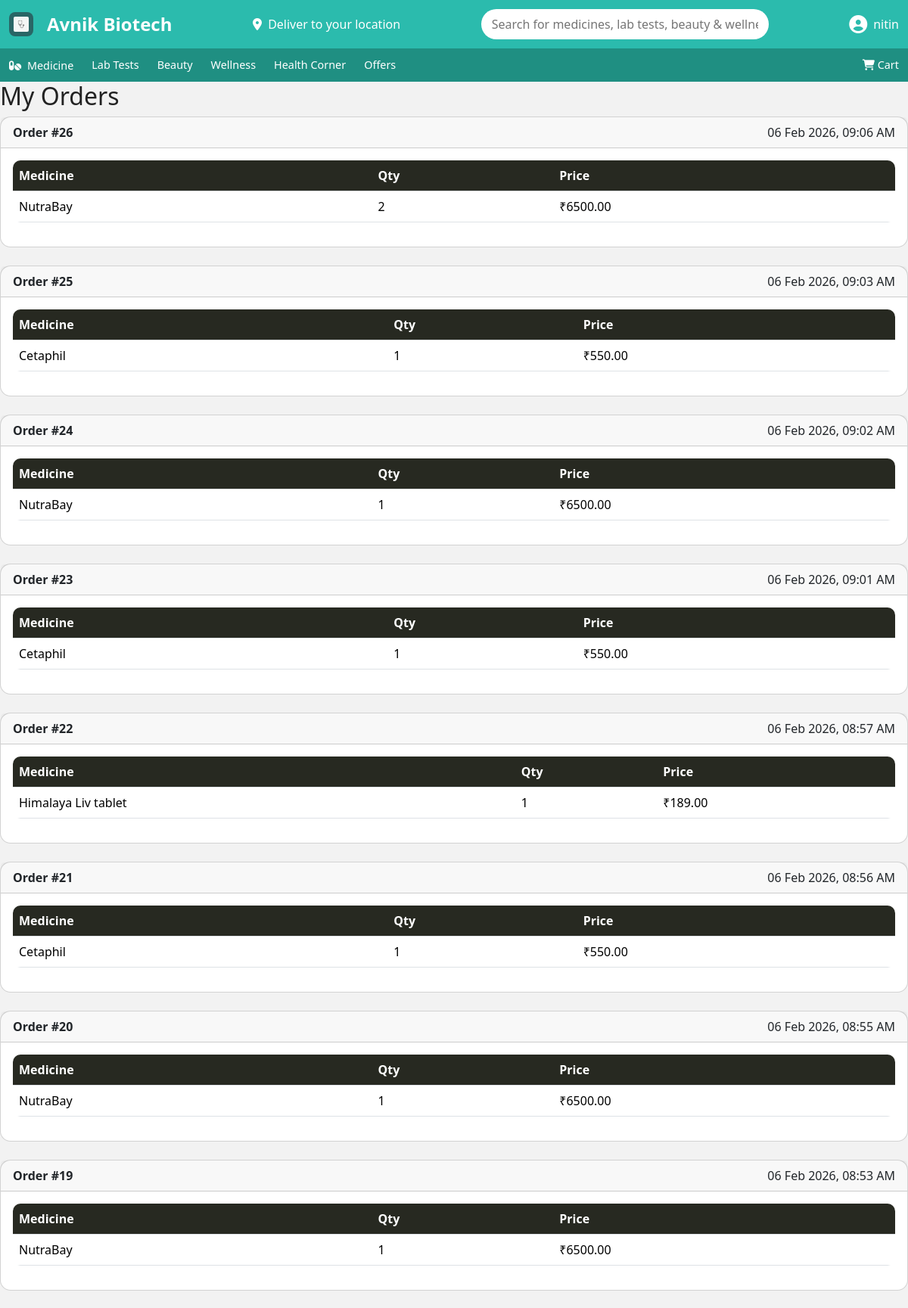
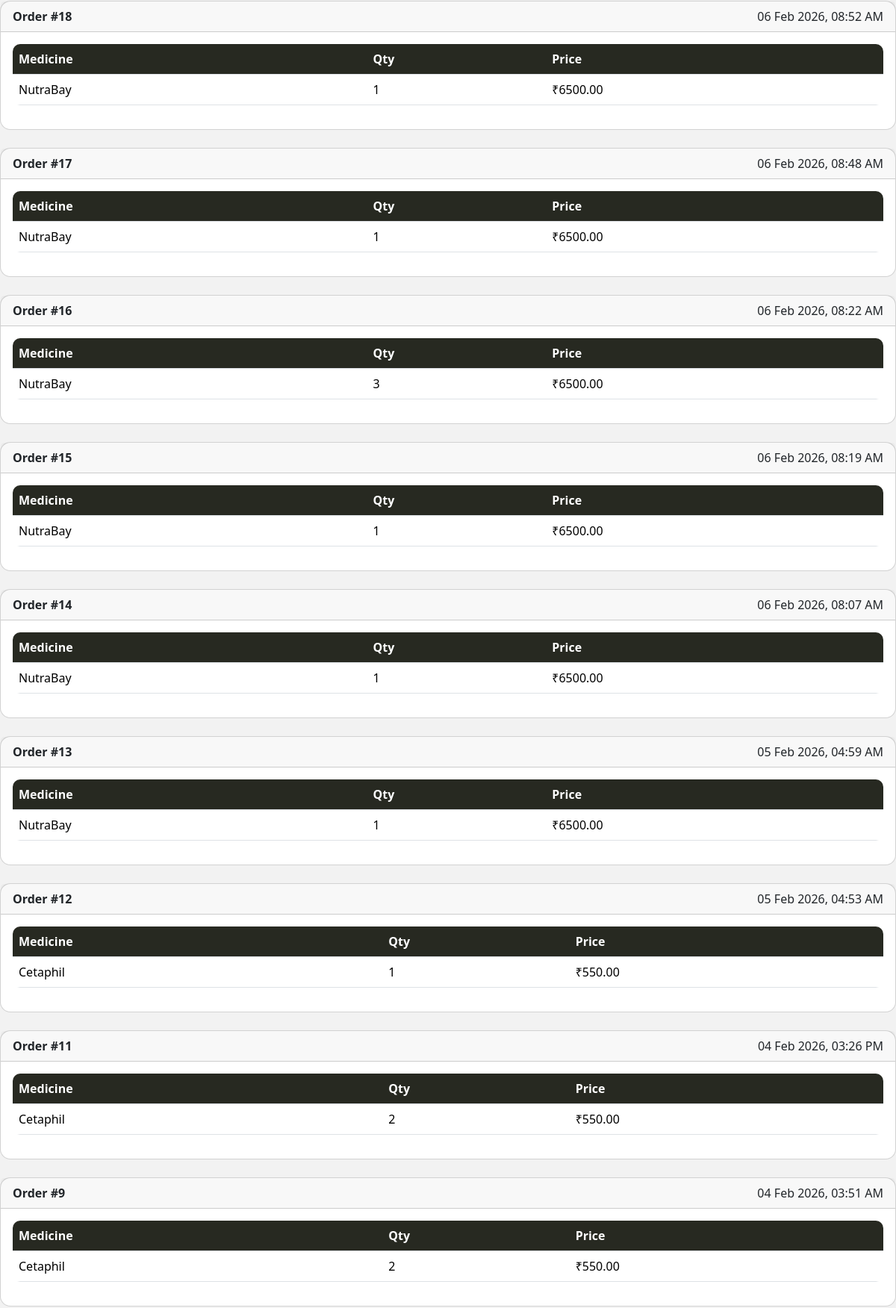
The page /my-orders/ (signed in, upper part) on the database its author committed (2 pictures, top to bottom).
### userapp/models.py (models this page shows, shortened)
class Order(models.Model):
    STATUS_CHOICES = [
        ('PENDING', 'Pending'),
        ('SHIPPED', 'Shipped'),
        ('DELIVERED', 'Delivered'),
    ]
    user = models.ForeignKey(User, on_delete=models.CASCADE)
    created_at = models.DateTimeField(auto_now_add=True)
    status = models.CharField(
        max_length=20,
        choices=STATUS_CHOICES,
        default='PENDING'
    )

class OrderItem(models.Model):
    order = models.ForeignKey(Order, on_delete=models.CASCADE)
    medicine = models.ForeignKey(Medicine, on_delete=models.CASCADE)
    quantity = models.PositiveIntegerField(default=1)

### adminapp/models.py (models this page shows, shortened)
class Medicine(models.Model):
    name = models.CharField(max_length=200)
    price = models.DecimalField(max_digits=8, decimal_places=2)
    image = models.ImageField(upload_to='medicines/')
    stock = models.PositiveIntegerField(default=0)
    category = models.ForeignKey(Category, on_delete=models.CASCADE)

### userapp/views.py (the view)
# urls.py: path('my-orders/', views.my_orders, name='my_orders'),
@login_required
def my_orders(request):
    orders = Order.objects.filter(
        user=request.user
    ).order_by('-created_at')
    return render(request, 'user/orders.html', {
        'orders': orders
    })

### userapp/context_processors.py (called while the page is built)
def cart_count(request):
    cart = request.session.get('cart', {})
    return {
        'cart_count': sum(cart.values())
    }

### templates/user/orders.html
{% extends 'base.html' %}
{% block content %}
<h2>My Orders</h2>
{% if orders %}
  {% for order in orders %}
    <div class="card mb-4">
      <div class="card-header">
        <strong>Order #{{ order.id }}</strong>
        <span class="float-end">
          {{ order.created_at|date:"d M Y, h:i A" }}
        </span>
      </div>
      <div class="card-body">
        <table class="table">
          <thead>
            <tr>
              <th>Medicine</th>
              <th>Qty</th>
              <th>Price</th>
            </tr>
          </thead>
          <tbody>
            {% for item in order.orderitem_set.all %}
            <tr>
              <td>{{ item.medicine.name }}</td>
              <td>{{ item.quantity }}</td>
              <td>₹{{ item.medicine.price }}</td>
            </tr>
            {% endfor %}
          </tbody>
        </table>
      </div>
    </div>
  {% endfor %}
{% else %}
  <p>You have not placed any orders yet.</p>
{% endif %}
{% endblock %}

### templates/base.html (shortened to what this page needs)
{% load static %}
<!DOCTYPE html>
<html lang="en">
<head>
  <link href="https://cdn.jsdelivr.net/npm/bootstrap@5.3.2/dist/css/bootstrap.min.css" rel="stylesheet">
  <link href="https://cdnjs.cloudflare.com/ajax/libs/font-awesome/6.5.1/css/all.min.css" rel="stylesheet">
  <link href="{% static 'css/style.css' %}" rel="stylesheet">
</head>
<body>
<div class="top-header">
  <div class="container d-flex align-items-center justify-content-between">
    <div class="logo d-flex align-items-center">
      <img src="{% static 'images/logo.jpg' %}" alt="Avnik Biotech" class="logo-img">
      <a href="{% url 'home' %}" class="navbar-brand text-white text-decoration-none ms-2">
        Avnik Biotech
      </a>
    </div>
    <div class="location" data-bs-toggle="modal" data-bs-target="#locationModal" style="cursor:pointer;">
      <i class="fa fa-map-marker-alt me-1"></i>
      {% if request.session.delivery_location %}
        Deliver to {{ request.session.delivery_location.city }},
        {{ request.session.delivery_location.pincode }}
      {% else %}
        Deliver to your location
      {% endif %}
    </div>
    <div class="search-bar">
      <input type="text" placeholder="Search for medicines, lab tests, beauty & wellness">
    </div>
    <div class="header-actions position-relative">
      {% if user.is_authenticated %}
      <div class="profile-wrapper" onclick="toggleProfileMenu()">
        <div class="profile-btn d-flex align-items-center gap-2">
          <i class="fa fa-user-circle fs-4"></i>
          <span class="profile-username">
            {{ user.first_name|default:user.username }}
          </span>
        </div>
      </div>
      {% else %}
        <a href="{% url 'login' %}" class="header-link me-3">Sign In</a>
        <a href="{% url 'register' %}" class="header-link">Register</a>
      {% endif %}
    </div>
  </div>
</div>
<div class="category-bar">
  <div class="container d-flex gap-4 align-items-center">
    <div class="medicine-menu">
      <button class="cat-link medicine-btn" onclick="toggleMedicineDropdown()">
        <i class="fa-solid fa-pills me-1"></i> Medicine
      </button>
    </div>
    <a href="#" class="cat-link">Lab Tests</a>
    <a href="#" class="cat-link">Beauty</a>
    <a href="#" class="cat-link">Wellness</a>
    <a href="#" class="cat-link">Health Corner</a>
    <a href="#" class="cat-link">Offers</a>
    <a href="{% url 'cart' %}" class="cat-link ms-auto">
      <i class="fa fa-shopping-cart"></i> Cart
    </a>
  </div>
</div>
{% block content %}
{% endblock %}
</body>
</html>

### static/css/style.css (style rules this page uses)
body { margin: 0; padding: 0; }
body { font-family: 'Segoe UI', Roboto, Arial, sans-serif; background-color: #f4f6f9; color: #222; }
a { text-decoration: none; }
.container { max-width: 1200px; }
.navbar-brand { font-size: 1.5rem; font-weight: bold; }
.table { background: #fff; border-radius: 10px; overflow: hidden; }
.table th { font-weight:600; background-color: #272921; color: #fff; }
.card { border-radius: 14px; }
.top-header { background: #2bbbad; padding: 12px 0; color: #fff; }
.logo { display: flex; align-items: center; gap: 10px; }
.logo-img { width: 32px; height: 32px; background:rgb(41, 102, 102); padding: 6px; border-radius: 8px; }
.search-bar input { width: 380px; padding: 8px 14px; border-radius: 20px; border: none; outline: none; }
.category-bar { background: #1f8f82; padding: 10px 0; }
.cat-link { color: #fff; text-decoration: none; font-size: 0.9rem; }
.medicine-menu { position: relative; }
.medicine-btn { background: none; border: none; color: white; font-weight: 500; cursor: pointer; padding: 0; }
html { scroll-behavior: smooth; }
.profile-wrapper { position: relative; }
.profile-btn { cursor: pointer; display: flex; align-items: center; gap: 6px; font-weight: 500; }
.profile-btn i { font-size: 22px; }
* { margin: 0; padding: 0; box-sizing: border-box; font-family: "Segoe UI", sans-serif; }
body { background: #f2f2f2; }
.logo { display: flex; align-items: center; font-weight: 700; font-size: 20px; color: #008080; }

### rows shown on the page
Order: id "26", created_at "06 Feb 2026, 09:06 AM"
OrderItem: medicine.name "NutraBay", quantity "2", medicine.price "6500.00"
Order: id "25", created_at "06 Feb 2026, 09:03 AM"
OrderItem: medicine.name "Cetaphil", quantity "1", medicine.price "550.00"
Order: id "24", created_at "06 Feb 2026, 09:02 AM"
OrderItem: medicine.name "NutraBay", quantity "1", medicine.price "6500.00"
Order: id "23", created_at "06 Feb 2026, 09:01 AM"
OrderItem: medicine.name "Cetaphil", quantity "1", medicine.price "550.00"
Order: id "22", created_at "06 Feb 2026, 08:57 AM"
OrderItem: medicine.name "Himalaya Liv tablet", quantity "1", medicine.price "189.00"
Order: id "21", created_at "06 Feb 2026, 08:56 AM"
OrderItem: medicine.name "Cetaphil", quantity "1", medicine.price "550.00"
Order: id "20", created_at "06 Feb 2026, 08:55 AM"
OrderItem: medicine.name "NutraBay", quantity "1", medicine.price "6500.00"
Order: id "19", created_at "06 Feb 2026, 08:53 AM"
OrderItem: medicine.name "NutraBay", quantity "1", medicine.price "6500.00"
Order: id "18", created_at "06 Feb 2026, 08:52 AM"
OrderItem: medicine.name "NutraBay", quantity "1", medicine.price "6500.00"
Order: id "17", created_at "06 Feb 2026, 08:48 AM"
OrderItem: medicine.name "NutraBay", quantity "1", medicine.price "6500.00"
Order: id "16", created_at "06 Feb 2026, 08:22 AM"
OrderItem: medicine.name "NutraBay", quantity "3", medicine.price "6500.00"
Order: id "15", created_at "06 Feb 2026, 08:19 AM"
OrderItem: medicine.name "NutraBay", quantity "1", medicine.price "6500.00"
Order: id "14", created_at "06 Feb 2026, 08:07 AM"
OrderItem: medicine.name "NutraBay", quantity "1", medicine.price "6500.00"
Order: id "13", created_at "05 Feb 2026, 04:59 AM"
OrderItem: medicine.name "NutraBay", quantity "1", medicine.price "6500.00"
Order: id "12", created_at "05 Feb 2026, 04:53 AM"
OrderItem: medicine.name "Cetaphil", quantity "1", medicine.price "550.00"
Order: id "11", created_at "04 Feb 2026, 03:26 PM"
OrderItem: medicine.name "Cetaphil", quantity "2", medicine.price "550.00"
Order: id "9", created_at "04 Feb 2026, 03:51 AM"
OrderItem: medicine.name "Cetaphil", quantity "2", medicine.price "550.00"

### other values the page prints
{{ user.first_name|default:user.username }} "nitin"
